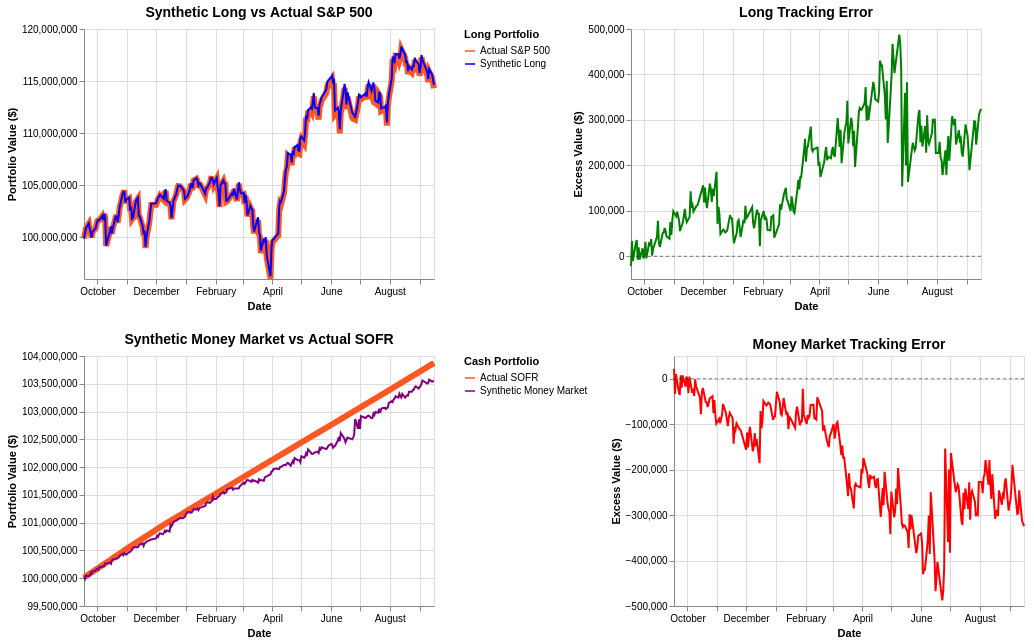

Notebook cell for this chart:
### Markdown cell above
## 🏗️ Constructing and Evaluating the Synthetic Portfolios
To see the real-world impact of the arbitrage bands and contract rounding, we must translate our daily rates and contract sizes into cumulative dollar values. We will track a \$100,000,000 initial investment across four distinct portfolios to isolate the exact tracking error caused by market frictions.

* **The Baselines (Actual Markets):** We calculate the baseline growth of \$100M invested purely in the at daily SOFR and \$100M invested purely in the S&P 500 Total Return Index.

* **The Synthetic Long:** We combine the compounding SOFR cash balance with the daily mark-to-market P&L of our long futures position.

* **The Synthetic Money Market:** Leveraging our earlier realization, we take the compounding S&P 500 cash balance and subtract the long futures P&L (synthetically shorting the futures) to strip out the equity risk.

* **The Excess Returns (Tracking Error):** By subtracting the actual baselines from our synthetic portfolios, we isolate the cumulative dollar impact of the futures basis drifting rich or cheap over the life of the trade. As mathematically expected, the excess return of the synthetic long will perfectly mirror the excess return of the synthetic money market.

>**Crucial Note on Dynamic Sizing:** It is important to highlight that our `Num Contracts` calculation dynamically hedges the current wandering portfolio value ($V_t$), rather than remaining statically pegged to the initial $100M. Because we continuously adjust the hedge ratio, the excess return is systematically reined in. In the strong upward-trending market of our sample period, constantly resizing the contract overlay to match the growing portfolio value actually diminishes the cumulative excess return compared to simply holding a static number of contracts.

In the code block below, we will calculate these cumulative values and immediately plot the results so we can visually compare the absolute portfolio growth alongside the mirrored tracking errors.

:::{dropdown}<b>📝 The Code Below Uses Pandas `cumsum()` method: Here Is An example</b>
<br>
The `cumsum()` method calculates the cumulative value of adding the values of a series. We use to calculate the total value of future gains. Below is a simple example you can try.

```python
import pandas as pd
# 1. Create a simple list of daily cash flows
cash_flows = pd.Series([100, 50, -20, 30])

# 2. Apply the cumsum() method
running_balance = cash_flows.cumsum()

# 3. Print the results
print("Daily Cash Flows:")
print(cash_flows.tolist())

print("\nRunning Balance (Cumulative Sum):")
print(running_balance.tolist())
```
Daily Cash Flows:
[100, 50, -20, 30]

Running Balance (Cumulative Sum):
[100, 150, 130, 160]

:::

### Code cell
import pandas as pd
import altair as alt

# 1. Calculate the daily mark-to-market P&L of the futures overlay
total_future_gains = (df_calibration['F_diff'] * 50 * df['Num Contracts']).cumsum()

# 2. Calculate the baseline cumulative values
money_market_value = (1 + df_calibration['Daily_SOFR_Yield']).cumprod() * 100_000_000
cash_value = (1 + df_calibration['SPTR_return']).cumprod() * 100_000_000

# 3. Construct the Synthetic Portfolios
synth_long_value = total_future_gains + money_market_value
synth_money_market_value = cash_value - total_future_gains

# 4. Calculate Excess Returns
excess_synth_long_value = synth_long_value - cash_value
excess_synth_money_market_value = synth_money_market_value - money_market_value

# 5. Prepare Data for Altair
df_plot = pd.DataFrame({
    'Date': df_calibration.index,
    'Actual S&P 500': cash_value,
    'Synthetic Long': synth_long_value,
    'Synthetic Long Excess': excess_synth_long_value,
    'Actual SOFR': money_market_value,
    'Synthetic Money Market': synth_money_market_value,
    'Synthetic Money Market Excess': excess_synth_money_market_value
})

# Zero line for excess return charts
zero_line = alt.Chart(pd.DataFrame({'y': [0]})).mark_rule(color='black', strokeDash=[3,3], opacity=0.5).encode(y='y:Q')

# --- ROW 1: SYNTHETIC LONG DASHBOARD ---
df_long_abs = df_plot.melt(id_vars=['Date'], value_vars=['Actual S&P 500', 'Synthetic Long'], var_name='Portfolio', value_name='Value')

chart_long_abs = alt.Chart(df_long_abs).mark_line().encode(
    x='Date:T',
    y=alt.Y('Value:Q', scale=alt.Scale(zero=False), title='Portfolio Value ($)'),
    color=alt.Color('Portfolio:N', scale=alt.Scale(domain=['Actual S&P 500', 'Synthetic Long'], range=['#FF5722', 'blue']), legend=alt.Legend(title="Long Portfolio")),
    strokeWidth=alt.condition(alt.datum.Portfolio == 'Actual S&P 500', alt.value(6), alt.value(2))
).properties(width=350, height=250, title='Synthetic Long vs Actual S&P 500')

chart_long_excess = alt.Chart(df_plot).mark_line(color='green').encode(
    x='Date:T',
    y=alt.Y('Synthetic Long Excess:Q', title='Excess Value ($)')
).properties(width=350, height=250, title='Long Tracking Error') + zero_line


# --- ROW 2: SYNTHETIC MONEY MARKET DASHBOARD ---
df_mm_abs = df_plot.melt(id_vars=['Date'], value_vars=['Actual SOFR', 'Synthetic Money Market'], var_name='Portfolio', value_name='Value')

chart_mm_abs = alt.Chart(df_mm_abs).mark_line().encode(
    x='Date:T',
    y=alt.Y('Value:Q', scale=alt.Scale(zero=False), title='Portfolio Value ($)'),
    color=alt.Color('Portfolio:N', scale=alt.Scale(domain=['Actual SOFR', 'Synthetic Money Market'], range=['#FF5722', 'purple']), legend=alt.Legend(title="Cash Portfolio")),
    strokeWidth=alt.condition(alt.datum.Portfolio == 'Actual SOFR', alt.value(6), alt.value(2))
).properties(width=350, height=250, title='Synthetic Money Market vs Actual SOFR')

chart_mm_excess = alt.Chart(df_plot).mark_line(color='red').encode(
    x='Date:T',
    y=alt.Y('Synthetic Money Market Excess:Q', title='Excess Value ($)')
).properties(width=350, height=250, title='Money Market Tracking Error') + zero_line

# 6. Combine all charts into a 2x2 grid
dashboard = (
    (chart_long_abs | chart_long_excess).resolve_scale(color='independent') &
    (chart_mm_abs | chart_mm_excess).resolve_scale(color='independent')
).configure_title(fontSize=14)

dashboard

### Figure 1 — Vega-Lite specification as saved in the notebook (floating-point values rounded to 4 significant figures; data arrays with more than 128 entries replaced by an {"elided": "..."} marker saying what was removed)
{"config": {"view": {"continuousWidth": 300, "continuousHeight": 300}, "title": {"fontSize": 14}}, "vconcat": [{"hconcat": [{"data": {"name": "data-3abaa992e3a8a4df3c09554b331ae84e"}, "mark": {"type": "line"}, "encoding": {"color": {"field": "Portfolio", "legend": {"title": "Long Portfolio"}, "scale": {"domain": ["Actual S&P 500", "Synthetic Long"], "range": ["#FF5722", "blue"]}, "type": "nominal"}, "strokeWidth": {"condition": {"test": "(datum.Portfolio === 'Actual S&P 500')", "value": 6}, "value": 2}, "x": {"field": "Date", "type": "temporal"}, "y": {"field": "Value", "scale": {"zero": false}, "title": "Portfolio Value ($)", "type": "quantitative"}}, "height": 250, "title": "Synthetic Long vs Actual S&P 500", "width": 350}, {"layer": [{"data": {"name": "data-a19eb069f440ff4e694b7525144028ac"}, "mark": {"type": "line", "color": "green"}, "encoding": {"x": {"field": "Date", "type": "temporal"}, "y": {"field": "Synthetic Long Excess", "title": "Excess Value ($)", "type": "quantitative"}}, "title": "Long Tracking Error"}, {"data": {"name": "data-a0a55d106695e8d630baff0f16eee66d"}, "mark": {"type": "rule", "color": "black", "opacity": 0.5, "strokeDash": [3, 3]}, "encoding": {"y": {"field": "y", "type": "quantitative"}}}], "height": 250, "width": 350}], "resolve": {"scale": {"color": "independent"}}}, {"hconcat": [{"data": {"name": "data-403a9e3fe87ef3571c55d4208519fa4f"}, "mark": {"type": "line"}, "encoding": {"color": {"field": "Portfolio", "legend": {"title": "Cash Portfolio"}, "scale": {"domain": ["Actual SOFR", "Synthetic Money Market"], "range": ["#FF5722", "purple"]}, "type": "nominal"}, "strokeWidth": {"condition": {"test": "(datum.Portfolio === 'Actual SOFR')", "value": 6}, "value": 2}, "x": {"field": "Date", "type": "temporal"}, "y": {"field": "Value", "scale": {"zero": false}, "title": "Portfolio Value ($)", "type": "quantitative"}}, "height": 250, "title": "Synthetic Money Market vs Actual SOFR", "width": 350}, {"layer": [{"data": {"name": "data-a19eb069f440ff4e694b7525144028ac"}, "mark": {"type": "line", "color": "red"}, "encoding": {"x": {"field": "Date", "type": "temporal"}, "y": {"field": "Synthetic Money Market Excess", "title": "Excess Value ($)", "type": "quantitative"}}, "title": "Money Market Tracking Error"}, {"data": {"name": "data-a0a55d106695e8d630baff0f16eee66d"}, "mark": {"type": "rule", "color": "black", "opacity": 0.5, "strokeDash": [3, 3]}, "encoding": {"y": {"field": "y", "type": "quantitative"}}}], "height": 250, "width": 350}], "resolve": {"scale": {"color": "independent"}}}], "$schema": "https://vega.github.io/schema/vega-lite/v6.4.1.json", "datasets": {"data-3abaa992e3a8a4df3c09554b331ae84e": {"elided": "480 records"}, "data-a19eb069f440ff4e694b7525144028ac": {"elided": "240 records"}, "data-a0a55d106695e8d630baff0f16eee66d": [{"y": 0}], "data-403a9e3fe87ef3571c55d4208519fa4f": {"elided": "480 records"}}}
